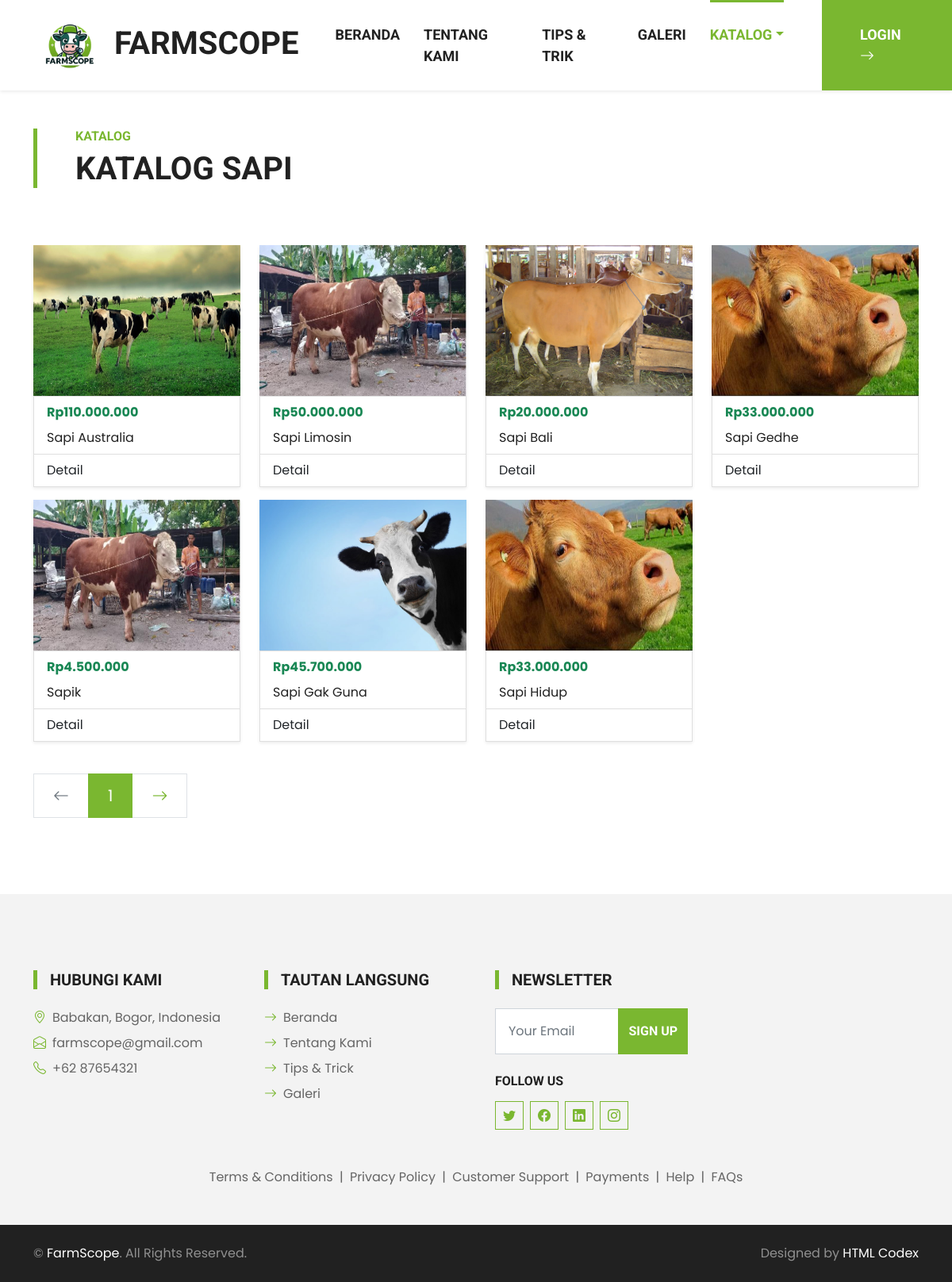
The page /sapi.php on the database its author committed.
### tables this page shows
CREATE TABLE `katalog_produk` (
  `id_produk` int(11) NOT NULL,
  `id_user` int(11) NOT NULL,
  `nama_produk` varchar(50) NOT NULL,
  `jenis` varchar(10) NOT NULL,
  `deskripsi` text NOT NULL,
  `umur` varchar(50) NOT NULL,
  `berat` varchar(50) NOT NULL,
  `harga` varchar(15) NOT NULL,
  `foto` varchar(20) NOT NULL
);

### sapi.php (the view, shortened to what this page needs)
<!DOCTYPE html>
<html lang="en">
<head>
    <link href="https://cdn.jsdelivr.net/npm/bootstrap-icons@1.4.1/font/bootstrap-icons.css" rel="stylesheet">
    <link href="lib/flaticon/font/flaticon.css" rel="stylesheet">
    <link href="lib/owlcarousel/assets/owl.carousel.min.css" rel="stylesheet">
    <link href="css/bootstrap.min.css" rel="stylesheet">
    <link href="css/style.css" rel="stylesheet">
</head>
<body>
    <nav class="navbar navbar-expand-lg bg-white navbar-light shadow-sm py-3 py-lg-0 px-3 px-lg-0">
        <a href="index.html" class="navbar-brand ms-lg-5">
            <h1 class="m-0 text-uppercase text-dark"><img src="img/icon/logo.png" alt="Ikon Sapi" width="80" height="80" class="me-3"></i>FarmScope</h1>
        </a>
        <div class="collapse navbar-collapse" id="navbarCollapse">
            <div class="navbar-nav ms-auto py-0">
                <a href="index.php" class="nav-item nav-link">Beranda</a>
                <a href="tentangkami.html" class="nav-item nav-link">Tentang Kami</a>
                <a href="tips&trik.php" class="nav-item nav-link">Tips & Trik</a>
                <a href="galeri.php" class="nav-item nav-link">Galeri</a>
                <div class="nav-item dropdown">
                    <a href="#" class="nav-link dropdown-toggle active" data-bs-toggle="dropdown">Katalog</a>
                </div>
                <a href="login.php" class="nav-item nav-link nav-contact bg-primary text-white px-5 ms-lg-5">Login <i class="bi bi-arrow-right"></i></a>
            </div>
        </div>
    </nav>
    <div class="container-fluid py-5">
        <div class="container">
            <div class="border-start border-5 border-primary ps-5 mb-5" style="max-width: 600px;">
                <h6 class="text-primary text-uppercase">Katalog</h6>
                <h1 class="display-6 text-uppercase mb-0">Katalog Sapi</h1>
            </div>
            <br>
            <div class="row">
                <?php
                include("servernya/tes_koneksi.php");
                $sql = "SELECT * FROM katalog_produk as k INNER JOIN user as u
                ON k.id_user = u.id_user WHERE k.jenis = 'sapi'";
                $result = $conn->query($sql);
                if ($result->num_rows > 0) {
                    while ($row = $result->fetch_assoc()) {
                ?>
                    <div class="col-sm-12 col-lg-3 mb-3">
                        <a a href="detail_produk.php?id=<?php echo $row['id_produk']; ?>" class="hvnb">
                            <div class="list-group shadow-sm">
                                <img src="img/upload/<?php echo $row["foto"]; ?>" class="card-img-top rounded-top" alt="<?php echo $row["nama_produk"]; ?>" height="190" >
                                <div class="list-group-item">
                                    <div class="mb-2">
                                        <span class="active text-success"><b><?php echo "Rp" . number_format($row["harga"], 0, ",", "."); ?></b></span>
                                    </div>
                                    <p class="card-text text-dark"><?php echo $row["nama_produk"]; ?></p>
                                </div>
                                <div class="list-group-item btn-outline-success pl-3">
                                    Detail
                                </div>
                            </div>
                        </a>
                    </div>
                <?php
                    }
                } else {
                    echo "Tidak ada data sapi yang tersedia.";
                }
                ?>
            </div>
            <br>
            <nav aria-label="Page navigation">
                <ul class="pagination pagination-lg m-0">
                <li class="page-item disabled">
                    <a class="page-link rounded-0" href="#" aria-label="Previous">
                    <span aria-hidden="true"><i class="bi bi-arrow-left"></i></span>
                    </a>
                </li>
                <li class="page-item active"><a class="page-link" href="#">1</a></li>
                <li class="page-item">
                    <a class="page-link rounded-0" href="#" aria-label="Next">
                    <span aria-hidden="true"><i class="bi bi-arrow-right"></i></span>
                    </a>
                </li>
                </ul>
            </nav>
        </div>
    </div>
    <div class="container-fluid bg-light mt-5 py-5">
        <div class="container pt-5">
            <div class="row g-5">
                <div class="col-lg-3 col-md-6">
                    <h5 class="text-uppercase border-start border-5 border-primary ps-3 mb-4">Hubungi Kami</h5>
                    <p class="mb-2"><i class="bi bi-geo-alt text-primary me-2"></i>Babakan, Bogor, Indonesia</p>
                    <p class="mb-2"><i class="bi bi-envelope-open text-primary me-2"></i>farmscope@gmail.com</p>
                    <p class="mb-0"><i class="bi bi-telephone text-primary me-2"></i>+62 87654321</p>
                </div>
                <div class="col-lg-3 col-md-6">
                    <h5 class="text-uppercase border-start border-5 border-primary ps-3 mb-4">Tautan Langsung</h5>
                    <div class="d-flex flex-column justify-content-start">
                        <a class="text-body mb-2" href="index.php"><i class="bi bi-arrow-right text-primary me-2"></i>Beranda</a>
                        <a class="text-body mb-2" href="tentangkami.html"><i class="bi bi-arrow-right text-primary me-2"></i>Tentang Kami</a>
                        <a class="text-body mb-2" href="tips&trik.php"><i class="bi bi-arrow-right text-primary me-2"></i>Tips & Trick</a>
                        <a class="text-body mb-2" href="galeri.php"><i class="bi bi-arrow-right text-primary me-2"></i>Galeri</a>
                    </div>
                </div>
                <div class="col-lg-3 col-md-6">
                    <h5 class="text-uppercase border-start border-5 border-primary ps-3 mb-4">Newsletter</h5>
                    <form action="">
                        <div class="input-group">
                            <input type="text" class="form-control p-3" placeholder="Your Email">
                            <button class="btn btn-primary">Sign Up</button>
                        </div>
                    </form>
                    <h6 class="text-uppercase mt-4 mb-3">Follow Us</h6>
                    <div class="d-flex">
                        <a class="btn btn-outline-primary btn-square me-2" href="#"><i class="bi bi-twitter"></i></a>
                        <a class="btn btn-outline-primary btn-square me-2" href="#"><i class="bi bi-facebook"></i></a>
                        <a class="btn btn-outline-primary btn-square me-2" href="#"><i class="bi bi-linkedin"></i></a>
                        <a class="btn btn-outline-primary btn-square" href="#"><i class="bi bi-instagram"></i></a>
                    </div>
                </div>
                <div class="col-12 text-center text-body">
                    <a class="text-body" href="">Terms & Conditions</a>
                    <span class="mx-1">|</span>
                    <a class="text-body" href="">Privacy Policy</a>
                    <span class="mx-1">|</span>
                    <a class="text-body" href="">Customer Support</a>
                    <span class="mx-1">|</span>
                    <a class="text-body" href="">Payments</a>
                    <span class="mx-1">|</span>
                    <a class="text-body" href="">Help</a>
                    <span class="mx-1">|</span>
                    <a class="text-body" href="">FAQs</a>
                </div>
            </div>
        </div>
    </div>
    <div class="container-fluid bg-dark text-white-50 py-4">
        <div class="container">
            <div class="row g-5">
                <div class="col-md-6 text-center text-md-start">
                    <p class="mb-md-0">&copy; <a class="text-white" href="index.php">FarmScope</a>. All Rights Reserved.</p>
                </div>
                <div class="col-md-6 text-center text-md-end">
                    <p class="mb-0">Designed by <a class="text-white" href="https://htmlcodex.com">HTML Codex</a></p>
                </div>
            </div>
        </div>
    </div>
</body>
</html>

### css/style.css (style rules this page uses)
:root { --primary: #7AB730; --secondary: #FFD33C; --light: #F3F3F3; --dark: #212121; }
* { margin: 0; padding: 0; box-sizing: border-box; }
body { font-family: 'Poppins', sans-serif; }
.btn { font-family: 'Roboto', sans-serif; text-transform: uppercase; font-weight: 700; transition: .5s; }
.btn-primary { color: #FFFFFF; }
.btn-square { width: 36px; height: 36px; }
.btn-square, .btn-sm-square, .btn-lg-square { padding-left: 0; padding-right: 0; text-align: center; }
.navbar-light .navbar-nav .nav-link { font-family: 'Roboto', sans-serif; position: relative; margin-left: 30px; padding: 30px 0; font-size: 18px; font-weight: 700; text-transform: uppercase; color: var(--dark); outline: none; transition: .5s; }
.navbar-light .navbar-nav .nav-link:hover, .navbar-light .navbar-nav .nav-link.active { color: var(--primary); }
@media (min-width: 992px) { .navbar-light .navbar-nav .nav-link::before { position: absolute; content: ""; width: 0; height: 7px; top: -4px; left: 50%; background: var(--primary); transition: .5s; } }
@media (min-width: 992px) { .navbar-light .navbar-nav .nav-link:hover::before, .navbar-light .navbar-nav .nav-link.active::before { width: 100%; left: 0; } }
@media (min-width: 992px) { .navbar-light .navbar-nav .nav-link.nav-contact::before { width: 100%; height: 1px; top: -1px; left: 0; } }

### rows shown on the page
katalog_produk: foto (picture), harga "110.000.000", nama_produk "Sapi Australia"
katalog_produk: foto (picture), harga "50.000.000", nama_produk "Sapi Limosin"
katalog_produk: foto (picture), harga "20.000.000", nama_produk "Sapi Bali"
katalog_produk: foto (picture), harga "33.000.000", nama_produk "Sapi Gedhe"
katalog_produk: foto (picture), harga "4.500.000", nama_produk "Sapik"
katalog_produk: foto (picture), harga "45.700.000", nama_produk "Sapi Gak Guna"
katalog_produk: foto (picture), harga "33.000.000", nama_produk "Sapi Hidup"
